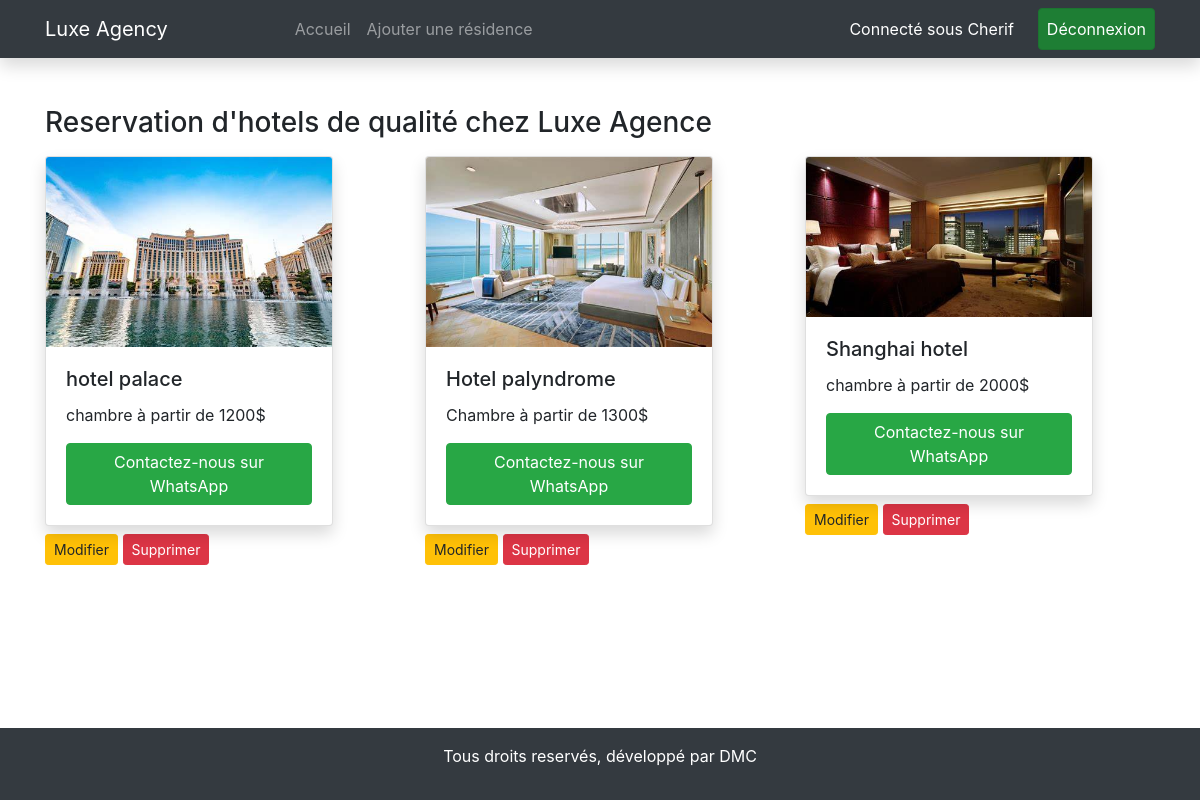
Page /Agence/ (signed in) on the committed database.
### Agence/models.py (models this page shows, shortened)
class Residence(models.Model):
    image = models.ImageField(upload_to='residence_images/')
    nomResidence = models.CharField(max_length=100)
    description = models.TextField()

### Agence/views.py (the view)
# urls.py: path('', views.list_residences, name = "home"),
def list_residences(request):
    residences = Residence.objects.all()
    return render(request, 'home.html', {'residences': residences})

### Agence/templates/home.html (shortened to what this page needs)
{% extends "base.html" %} {% block content %}
<div class="container mt-5 mb-5">
  <h3 class="mb-3">Reservation d'hotels de qualité chez Luxe Agence</h3>
  <div class="row">
    {% if residences %} {% for rs in residences %}
    <div class="col-lg-4 mb-4">
      <div class="card shadow" style="width: 18rem">
        <img src="{{ rs.image.url }}" class="card-img-top" alt="..." />
        <div class="card-body">
          <h5 class="card-title">{{ rs.nomResidence }}</h5>
          <p class="card-text">{{ rs.description }}</p>
          <a href="https://wa.me/+2250758475734" class="btn btn-success" target="_blank">Contactez-nous sur WhatsApp</a>
        </div>
      </div>
      <a href="{% url 'updatedata' rs.id %}" class="btn btn-warning btn-sm mt-2"
        >Modifier</a
      >
      <form
        action="{% url 'deletedata' rs.id %}"
        method="post"
        class="d-inline"
      >
        <input
          type="submit"
          class="btn btn-danger btn-sm mt-2"
          value="Supprimer"
        />
      </form>
    </div>
    {% endfor %} {% else %}
    <div class="col-12">
      <h4 class="text-center alert alert-warning">Pas d'enregistrement</h4>
    </div>
    {% endif %}
  </div>
</div>
{% endblock %}

### Agence/templates/base.html (shortened to what this page needs)
<!DOCTYPE html>
<html lang="en">
  <head>
    <link
      rel="stylesheet"
      href="https://cdn.jsdelivr.net/npm/bootstrap@4.4.1/dist/css/bootstrap.min.css"
    />
  </head>
  <body class="d-flex flex-column min-vh-100">
    <nav class="navbar navbar-expand-lg navbar-dark bg-dark shadow">
      <div class="container">
        <a class="navbar-brand" href="#">
          Luxe Agency
        </a>
        <div class="collapse navbar-collapse justify-content-center" id="navbarNav">
          <ul class="navbar-nav">
            <li class="nav-item ">
              <a class="nav-link" href="/">
                 Accueil <span class="sr-only">(current)</span>
              </a>
            </li>
            <li class="nav-item">
              <a class="nav-link" href="{% url 'add' %}">
                 Ajouter une résidence
              </a>
            </li>
          </ul>
        </div>
        <div class="collapse navbar-collapse justify-content-end" id="navbarNav">
          <ul class="navbar-nav">
            {% if user.is_authenticated %}
            <li class="nav-item active text-white d-flex align-items-center">
              Connecté sous {{ user.username }}
              <a class="nav-link active btn btn-success ml-4" href="{% url 'logout' %}">Déconnexion</a>
            </li>
            {% else %}
            <li class="nav-item active d-flex align-items-center">
              <a class="nav-link btn btn-info" href="{% url 'login' %}">Connexion</a>
              <a class="nav-link btn btn-info ml-3" href="{% url 'register' %}">Créer un compte</a>
            </li>
            {% endif %}
          </ul>
        </div>
      </div>
    </nav>
    <main class="flex-grow-1">{% block content %} {% endblock %}</main>
    <footer class="bg-dark p-3 mt-auto">
      <p class="text-center text-white">
        Tous droits reservés, développé par DMC
      </p>
    </footer>
  </body>
</html>

### rows in the picture
Residence: image (picture), nomResidence "hotel palace", description "chambre à partir de 1200$"
Residence: image (picture), nomResidence "Hotel palyndrome", description "Chambre à partir de 1300$"
Residence: image (picture), nomResidence "Shanghai hotel", description "chambre à partir de 2000$"

### other values in the picture
{{ user.username }} "Cherif"
